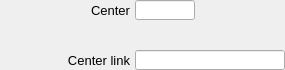
    <widget class="PyDMFrame" name="composite_10">
      <property name="geometry">
        <rect>
          <x>345</x>
          <y>145</y>
          <width>285</width>
          <height>70</height>
        </rect>
      </property>
      <widget class="PyDMLineEdit" name="text_entry_18">
        <property name="geometry">
          <rect>
            <x>135</x>
            <y>0</y>
            <width>60</width>
            <height>20</height>
          </rect>
        </property>
        <property name="channel" stdset="0">
          <string>ca://${prefix}CenterX</string>
        </property>
        <property name="toolTip">
          <string>${prefix}CenterX</string>
        </property>
        <property name="font" stdset="0">
          <font>
            <pointsize>10</pointsize>
          </font>
        </property>
        <property name="styleSheet">
          <string notr="true">PyDMLineEdit#text_entry_18 {
  color: rgb(0, 0, 0);
  background-color: rgb(115, 223, 255);
  border: 1px solid black;
  margin: 0px;
  padding: 0px;
  spacing: 0px;
  }</string>
        </property>
      </widget>
      <widget class="PyDMSlider" name="valuator_6">
        <property name="geometry">
          <rect>
            <x>135</x>
            <y>25</y>
            <width>150</width>
            <height>20</height>
          </rect>
        </property>
        <property name="channel" stdset="0">
          <string>ca://${prefix}CenterX</string>
        </property>
        <property name="toolTip">
          <string>${prefix}CenterX</string>
        </property>
        <property name="orientation" stdset="0">
          <string>Qt::Horizontal</string>
        </property>
        <property name="showLimitLabels" stdset="0">
          <bool>true</bool>
        </property>
        <property name="showValueLabel" stdset="0">
          <bool>false</bool>
        </property>
        <property name="showUnits" stdset="0">
          <bool>false</bool>
        </property>
        <property name="tickPosition" stdset="0">
          <enum>QSlider::NoTicks</enum>
        </property>
        <property name="precision" stdset="0">
          <number>1</number>
        </property>
        <property name="styleSheet">
          <string notr="true">PyDMSlider#valuator_6 {
  color: rgb(0, 0, 0);
  background-color: rgb(115, 223, 255);
  }</string>
        </property>
      </widget>
      <widget class="QLabel" name="text_27">
        <property name="geometry">
          <rect>
            <x>50</x>
            <y>0</y>
            <width>80</width>
            <height>20</height>
          </rect>
        </property>
        <property name="text">
          <string>Center</string>
        </property>
        <property name="font" stdset="0">
          <font>
            <pointsize>10</pointsize>
          </font>
        </property>
        <property name="brush" stdset="0">
          <brush brushstyle="SolidPattern">
            <color alpha="255">
              <red>0</red>
              <green>0</green>
              <blue>0</blue>
            </color>
          </brush>
        </property>
        <property name="toolTip">
          <string>text_27</string>
        </property>
        <property name="alignment">
          <set>Qt::AlignRight|Qt::AlignTrailing|Qt::AlignVCenter</set>
        </property>
        <property name="styleSheet">
          <string notr="true">QLabel#text_27 {
  color: rgb(0, 0, 0);
  }</string>
        </property>
      </widget>
      <widget class="PyDMLabel" name="text_update_12">
        <property name="geometry">
          <rect>
            <x>200</x>
            <y>1</y>
            <width>61</width>
            <height>18</height>
          </rect>
        </property>
        <property name="toolTip">
          <string>PV: ${prefix}CenterX_RBV</string>
        </property>
        <property name="channel" stdset="0">
          <string>ca://${prefix}CenterX_RBV</string>
        </property>
        <property name="font" stdset="0">
          <font>
            <pointsize>10</pointsize>
          </font>
        </property>
        <property name="alignment">
          <set>Qt::AlignCenter</set>
        </property>
        <property name="textInteractionFlags">
          <set>Qt::TextSelectableByKeyboard|Qt::TextSelectableByMouse</set>
        </property>
        <property name="styleSheet">
          <string notr="true">PyDMLabel#text_update_12 {
  color: rgb(10, 0, 184);
  background-color: rgb(187, 187, 187);
  }</string>
        </property>
      </widget>
      <widget class="QLabel" name="text_28">
        <property name="geometry">
          <rect>
            <x>0</x>
            <y>50</y>
            <width>130</width>
            <height>20</height>
          </rect>
        </property>
        <property name="text">
          <string>Center link</string>
        </property>
        <property name="font" stdset="0">
          <font>
            <pointsize>10</pointsize>
          </font>
        </property>
        <property name="brush" stdset="0">
          <brush brushstyle="SolidPattern">
            <color alpha="255">
              <red>0</red>
              <green>0</green>
              <blue>0</blue>
            </color>
          </brush>
        </property>
        <property name="toolTip">
          <string>text_28</string>
        </property>
        <property name="alignment">
          <set>Qt::AlignRight|Qt::AlignTrailing|Qt::AlignVCenter</set>
        </property>
        <property name="styleSheet">
          <string notr="true">QLabel#text_28 {
  color: rgb(0, 0, 0);
  }</string>
        </property>
      </widget>
      <widget class="PyDMLineEdit" name="text_entry_19">
        <property name="geometry">
          <rect>
            <x>135</x>
            <y>50</y>
            <width>150</width>
            <height>20</height>
          </rect>
        </property>
        <property name="channel" stdset="0">
          <string>ca://${prefix}CenterXLink.DOL</string>
        </property>
        <property name="toolTip">
          <string>${prefix}CenterXLink.DOL</string>
        </property>
        <property name="displayFormat" stdset="0">
          <enum>PyDMLineEdit::String</enum>
        </property>
        <property name="font" stdset="0">
          <font>
            <pointsize>10</pointsize>
          </font>
        </property>
        <property name="styleSheet">
          <string notr="true">PyDMLineEdit#text_entry_19 {
  color: rgb(0, 0, 0);
  background-color: rgb(115, 223, 255);
  border: 1px solid black;
  margin: 0px;
  padding: 0px;
  spacing: 0px;
  }</string>
        </property>
      </widget>
    </widget>
